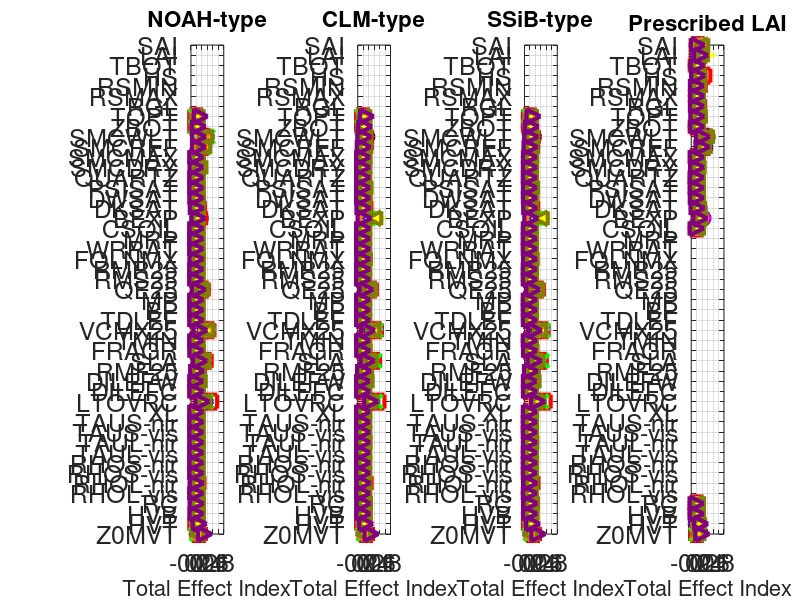

This figure's MATLAB source: (Note: this script raises an error after producing the figure.)
clear all; close all; clc
restoredefaultpath; addpath(genpath(pwd));
%% --- Dimensions of Experiment -------------------------------------------

Nsites = 20;            % # sites
Years  = 1999:2006;     % year range (not all sites have all years)
Nsamps = 3000;          % # samples per site
Nparms = 49;            % # parameters for each model config
Noutps = 5;             % # model output variables
Nconfg = 4;             % # model configurations

% load sensitivity indexes
load('./data/FFSI.mat');
load('./data/TTSI.mat');

% remove unused parameters in static veg
TTSI(5:30,:,:,:,:,4) = -9999;

%% --- Set Up Plotting Variables ------------------------------------------

% make some plotting tools
markers = ['o','s','x','d','*','p','+','h','<','>','^','v'];

colors = [0,0,0
    1,0,0
    0,1,0
    0,0,1
    1,0,1
    0,1,1
    1,1,0
    1,0.5,0
    0.5,0.5,0
    0.5,0,0.5
    0,0.5,0.5];

% names of the different model outputs
obsNames = [{'Latent Heat'}% [W/m^2]'}
    {'Sensible Heat'}% [W/m^2]'}
    {'Soil Moisture 1'}% [m^3/m^3]'}
    {'Soil Moisture 2 '}%[m^3/m^3]'}
    {'Net Ecosystem Exchange'}];% [umol/m^2s]'}];

% site names
siteNames = [{'Amplero'};{'Blodgett'};{'Bugac'};{'ElSaler2'};{'ElSaler'};{'Espirra'}; ...
    {'FortPeck'};{'Harvard'};{'Hesse'};{'Howlandm'};{'Howard'};{'Hyytiala'}; ...
    {'Kruger'};{'Loobos'};{'Merbleue'};{'Mopane'};{'Palang'};{'Sylvania'}; ...
    {'Tumba'};{'UniMich'}];

% remove any sites with missing data
Is = [];
for s = 1:Nsites
    data = squeeze(TTSI(:,:,:,s,:,:));
    data = data(:);
    if length(find(data>-9000)) > 0
        Is = [Is;s];
    end
end
TSI = TTSI(:,:,:,Is,:,:);
FSI = TTSI(:,:,:,Is,:,:);

% number of sites with good data
Nsites = length(Is);

% parameter names
fid = fopen('parmNames.txt');
line = fgetl(fid); p = 0;
while line ~= -1
    p = p+1;
    parmNames{p} = line;
    line = fgetl(fid);
end

% model configuration names
configs = [{'NOAH-type'},{'CLM-type'},{'SSiB-type'},{'Prescribed LAI'}];

%% --- Make Plots ---------------------------------------------------------

fignum = 0;

% different plot for each output variable
for d = 1:Noutps
    
    % initialize a new figure
    fignum = fignum + 1;
    figure(fignum); close(fignum); figure(fignum);
    set(gcf,'color','w','position',[1372         179        1913        1022])
    
    % loop through sites
    for s = 1:Nsites
        
        % loop through model configurations (as subplots)
        for c = 1:Nconfg
            if c == 4 && d == 5; continue; end
            
            % grab data for this site and output
            Iy = find(all(squeeze(TSI(1:Nparms,1,d,s,:,c))<-9990));
            Yy = 1:length(Years); Iy = Yy(~ismember(Yy,Iy));
            means1 = mean(squeeze(TSI(1:Nparms,1,d,s,Iy,c)),2);
            means2 = mean(squeeze(TSI(1:Nparms,2,d,s,Iy,c)),2);
            stdvs1 = std(squeeze(TSI(1:Nparms,1,d,s,Iy,c)),[],2);
            stdvs2 = std(squeeze(TSI(1:Nparms,2,d,s,Iy,c)),[],2);
            
            % subplots for different model configurations
            subplot(1,Nconfg,c);
            
            if max(means1(:)>-9000)
                
                h(s) = plot(means1(1:Nparms),1:Nparms,...
                    'linestyle','none','marker',markers(s),'color',colors(s,:),...
                    'linewidth',3,'markersize',10);
                hold on;
                
            end % is data present at this site-year
            
            % aesthetics
            grid on;
            set(gca,'ytick',1:Nparms,'yticklabel',parmNames,'ylim',[1,Nparms+0.01],'xlim',[-0.2,1]);
            title(configs{c},'fontsize',16);
            xlabel('Total Effect Index','fontsize',16);
            set(gca,'fontsize',18)
            if c == Nconfg && s == Nsites; legend(h,siteNames(Is),'location','se'); end
            
        end % configurations
    end % sites
    
    % suptitle
    suplabel(obsNames{d},'t',24);
    
    % save figure
    img = getframe(gcf);
    imwrite(img.cdata, strcat('./figures/tsi_plots_',num2str(d),'.jpg'));
    
end % outputs

%% --- END SCRIPT ---------------------------------------------------------


